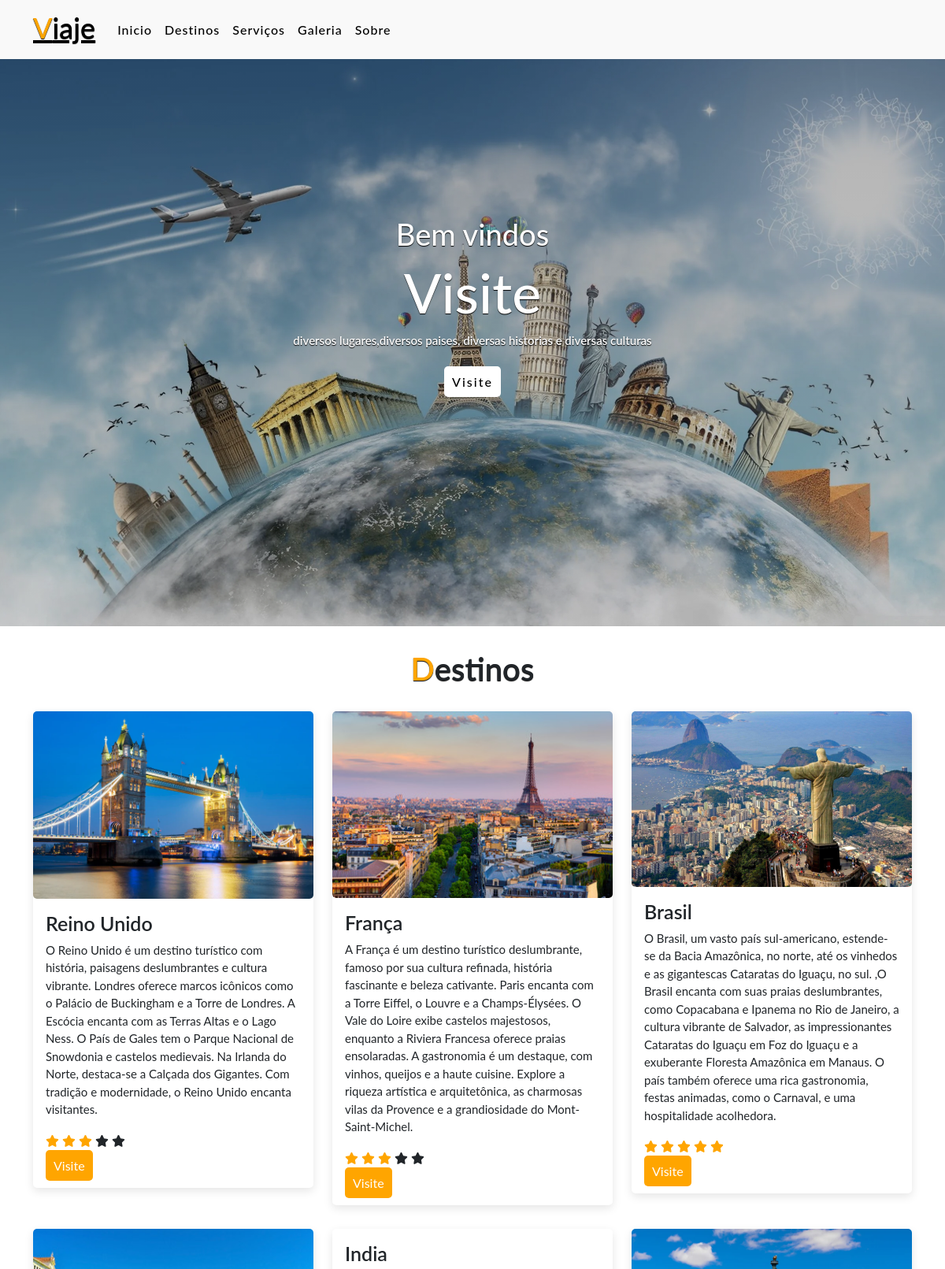
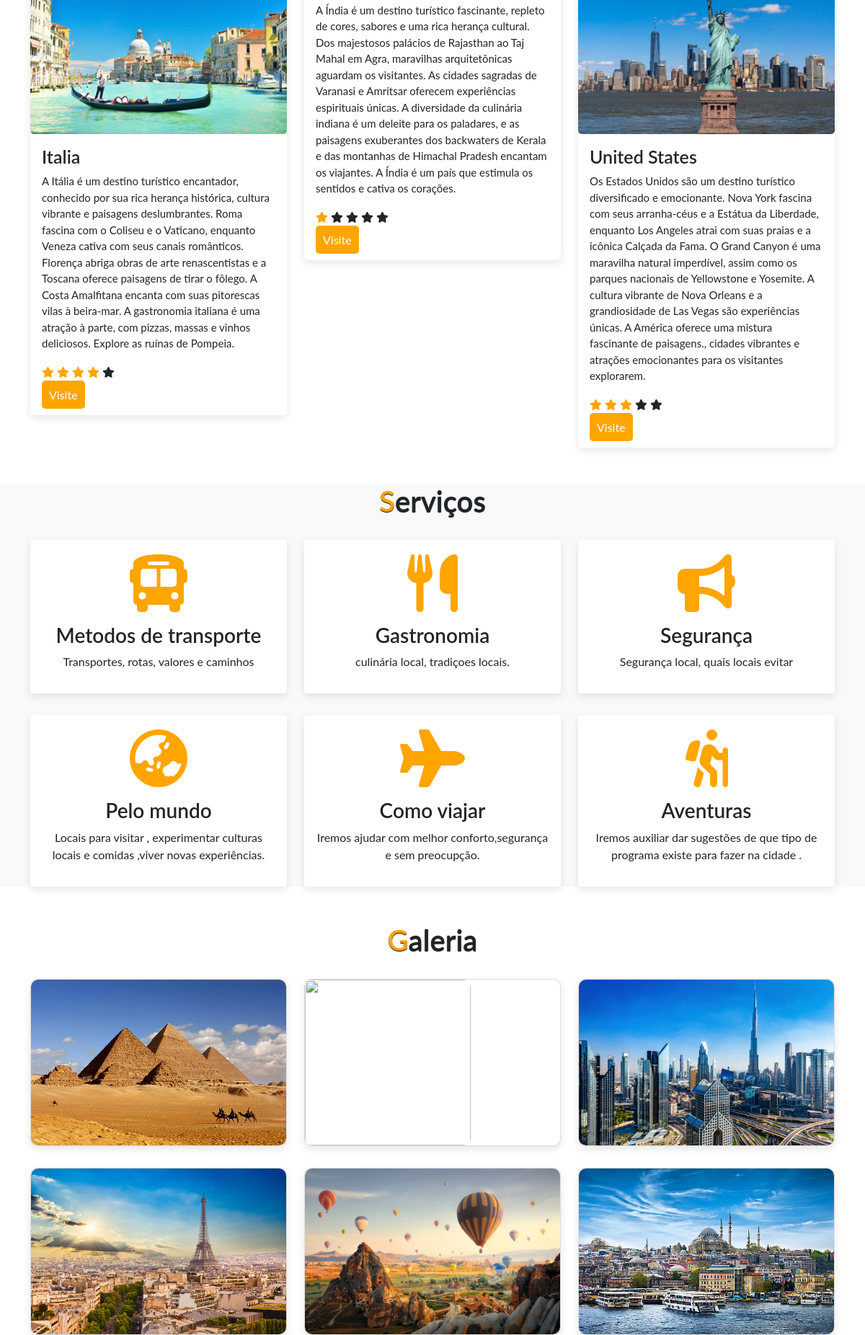
The page / (upper part) on the database its author committed (2 pictures, top to bottom).
### tables this page shows
CREATE TABLE `textos` (
  `id` int(11) NOT NULL,
  `texto` varchar(600) NOT NULL
);

### index.php (the view, shortened to what this page needs)
<?php
include_once './conexao.php';
?>
<html lang="en">
<head>
    <link rel="stylesheet" href="style.css">
    <link href="https://cdn.jsdelivr.net/npm/bootstrap@5.0.2/dist/css/bootstrap.min.css" rel="stylesheet">
    <link rel="stylesheet" href="https://cdnjs.cloudflare.com/ajax/libs/font-awesome/6.2.1/css/all.min.css">
</head>
<body>
    <nav class="navbar navbar-expand-lg" id="navbar">
        <div class="container">
          <a class="navb/ar-brand" href="index.html" id="logo"><span>V</span>iaje</a>
          <div class="collapse navbar-collapse" id="mynavbar">
            <ul class="navbar-nav me-auto">
              <li class="nav-item">
                <a class="nav-link active" href="index.html">Inicio</a>
              </li>
              <li class="nav-item">
                <a class="nav-link" href="#packages">Destinos</a>
              </li>
              <li class="nav-item">
                <a class="nav-link" href="#services">Serviços</a>
              </li>
              <li class="nav-item">
                <a class="nav-link" href="#gallary">Galeria </a>
              </li>
              <li class="nav-item">
                <a class="nav-link" href="#about">Sobre</a>
              </li>
            </ul>
          </div>
        </div>
      </nav>
    <div class="home">
        <div class="content">
            <h5>Bem vindos</h5>
            <h1>Visite <span class="changecontent"></span></h1>
            <p>diversos lugares,diversos paises, diversas historias e diversas culturas </p>
            <a href="#book">Visite</a>
        </div>
    </div>
    <section class="packages" id="packages">
      <div class="container">
        <div class="main-txt">
          <h1><span>D</span>estinos</h1>
        </div>
        <div class="row" style="margin-top: 30px;">
        <?php
    $query_textos = "SELECT id, texto FROM textos WHERE id = 1 ";
    $result_textos= $conn ->prepare ($query_textos);
    $result_textos->execute();
    ?>
        <?php
    while ($row = $result_textos->fetch(PDO::FETCH_ASSOC)) {
        $texto = $row['texto'];
    ?>
    <?php
    }
    ?>
          <div class="col-md-4 py-3 py-md-0">
            <div class="card">
              <img src="./images/uk.png" alt="">
              <div class="card-body">
                <h3>Reino Unido</h3>
                <p><?php echo $texto ?></p>
                <div class="star">
                  <i class="fa-solid fa-star checked"></i>
                  <i class="fa-solid fa-star checked"></i>
                  <i class="fa-solid fa-star checked"></i>
                  <i class="fa-solid fa-star "></i>
                  <i class="fa-solid fa-star "></i>
                </div>
                <a href="#book">Visite</a>
              </div>
            </div>
          </div>
          <div class="col-md-4 py-3 py-md-0">
          <?php
    $query_textos = "SELECT id, texto FROM textos WHERE id = 2 ";
    $result_textos= $conn ->prepare ($query_textos);
    $result_textos->execute();
    ?>
        <?php
    while ($row = $result_textos->fetch(PDO::FETCH_ASSOC)) {
        $texto = $row['texto'];
    ?>
    <?php
    }
    ?>
            <div class="card">
              <img src="./images/france.png" alt="">
              <div class="card-body">
                <h3>França</h3>
                <p><?php echo $texto  ?></p>
                <div class="star">
                  <i class="fa-solid fa-star checked"></i>
                  <i class="fa-solid fa-star checked"></i>
                  <i class="fa-solid fa-star checked"></i>
                  <i class="fa-solid fa-star "></i>
                  <i class="fa-solid fa-star "></i>
                </div>
                <a href="#book">Visite</a>
              </div>
            </div>
          </div>
          <div class="col-md-4 py-3 py-md-0">
          <?php
    $query_textos = "SELECT id, texto FROM textos WHERE id = 3 ";
    $result_textos= $conn ->prepare ($query_textos);
    $result_textos->execute();
    ?>
        <?php
    while ($row = $result_textos->fetch(PDO::FETCH_ASSOC)) {
        $texto = $row['texto'];
    ?>
    <?php
    }
    ?>
            <div class="card">
              <img src="./images/rio2.jpg" alt="">
              <div class="card-body">
                <h3>Brasil</h3>
                <p><?php echo $texto ?></p>
                <div class="star">
                  <i class="fa-solid fa-star checked"></i>
                  <i class="fa-solid fa-star checked"></i>
                  <i class="fa-solid fa-star checked"></i>
                  <i class="fa-solid fa-star checked "></i>
                  <i class="fa-solid fa-star checked "></i>
                </div>
                <a href="./Cidades.php">Visite</a>
              </div>
            </div>
          </div>
        </div>
        <div class="row" style="margin-top: 30px;">
        <?php
    $query_textos = "SELECT id, texto FROM textos WHERE id = 5 ";
    $result_textos= $conn ->prepare ($query_textos);
    $result_textos->execute();
    ?>
        <?php
    while ($row = $result_textos->fetch(PDO::FETCH_ASSOC)) {
        $texto = $row['texto'];
    ?>
    <?php
    }
    ?>
          <div class="col-md-4 py-3 py-md-0">
            <div class="card">
              <img src="./images/italy.png" alt="">
              <div class="card-body">
                <h3>Italia</h3>
                <p><?php echo $texto  ?></p>
                <div class="star">
                  <i class="fa-solid fa-star checked"></i>
                  <i class="fa-solid fa-star checked"></i>
                  <i class="fa-solid fa-star checked"></i>
                  <i class="fa-solid fa-star checked "></i>
                  <i class="fa-solid fa-star "></i>
                </div>
                <a href="#book">Visite</a>
              </div>
            </div>
          </div>
          <div class="col-md-4 py-3 py-md-0">
          <?php
    $query_textos = "SELECT id, texto FROM textos WHERE id = 6 ";
    $result_textos= $conn ->prepare ($query_textos);
    $result_textos->execute();
    ?>
        <?php
    while ($row = $result_textos->fetch(PDO::FETCH_ASSOC)) {
        $texto = $row['texto'];
    ?>
    <?php
    }
    ?>
            <div class="card">
              <div class="card-body">
                <h3>India</h3>
                <p><?php echo $texto  ?></p>
                <div class="star">
                  <i class="fa-solid fa-star checked"></i>
                  <i class="fa-solid fa-star "></i>
                  <i class="fa-solid fa-star "></i>
                  <i class="fa-solid fa-star "></i>
                  <i class="fa-solid fa-star "></i>
                </div>
                <a href="#book">Visite</a>
              </div>
            </div>
          </div>
          <div class="col-md-4 py-3 py-md-0">
          <?php
    $query_textos = "SELECT id, texto FROM textos WHERE id = 7 ";
    $result_textos= $conn ->prepare ($query_textos);
    $result_textos->execute();
    ?>
        <?php
    while ($row = $result_textos->fetch(PDO::FETCH_ASSOC)) {
        $texto = $row['texto'];
    ?>
    <?php
    }
    ?>
            <div class="card">
              <img src="./images/us.png" alt="">
              <div class="card-body">
                <h3>United States</h3>
                <p><?php echo $texto  ?></p>
                <div class="star">
                  <i class="fa-solid fa-star checked"></i>
                  <i class="fa-solid fa-star checked"></i>
                  <i class="fa-solid fa-star checked"></i>
                  <i class="fa-solid fa-star "></i>
                  <i class="fa-solid fa-star "></i>
                </div>
                <a href="./EstadosUnidos.php">Visite</a>
              </div>
            </div>
          </div>
        </div>
      </div>
    </section>
    <section class="services" id="services">
      <div class="container">
        <div class="main-txt">
          <h1><span>S</span>erviços</h1>
        </div>
        <div class="row" style="margin-top: 30px;">
          <div class="col-md-4 py-3 py-md-0">
            <div class="card">
                <i class="fa-sharp fa-solid fa-bus"></i>
              <div class="card-body">
                <h3>Metodos de transporte</h3>
                <p>Transportes, rotas, valores e caminhos</p>
              </div>
            </div>
          </div>
          <div class="col-md-4 py-3 py-md-0">
            <div class="card">
              <i class="fas fa-utensils"></i>
              <div class="card-body">
                <h3>Gastronomia</h3>
                <p>culinária local, tradiçoes locais. </p>
              </div>
            </div>
          </div>
          <div class="col-md-4 py-3 py-md-0">
            <div class="card">
              <i class="fas fa-bullhorn"></i>
              <div class="card-body">
                <h3>Segurança</h3>
                <p>Segurança local, quais locais evitar</p>
              </div>
            </div>
          </div>
        </div>
        <div class="row" style="margin-top: 30px;">
          <div class="col-md-4 py-3 py-md-0">
            <div class="card">
              <i class="fas fa-globe-asia"></i>
              <div class="card-body">
                <h3>Pelo mundo</h3>
                <p>Locais para visitar , experimentar culturas locais e comidas ,viver novas experiências. </p>
              </div>
            </div>
          </div>
          <div class="col-md-4 py-3 py-md-0">
            <div class="card">
              <i class="fas fa-plane"></i>
              <div class="card-body">
                <h3>Como viajar</h3>
                <p>Iremos ajudar com melhor conforto,segurança e sem preocupção. </p>
              </div>
            </div>
          </div>
          <div class="col-md-4 py-3 py-md-0">
            <div class="card">
              <i class="fas fa-hiking"></i>
              <div class="card-body">
                <h3>Aventuras</h3>
                <p>Iremos auxiliar dar sugestões de que tipo de programa existe para fazer na cidade .</p>
              </div>
            </div>
          </div>
        </div>
      </div>
    </section>
    <section class="gallary" id="gallary">
      <div class="container">
        <div class="main-txt">
          <h1><span>G</span>aleria</h1>
        </div>
        <div class="row" style="margin-top: 30px;">
          <div class="col-md-4 py-3 py-md-0">
            <div class="card">
              <img src="./images/g1.png" alt="" height="230px">
            </div>
          </div>
          <div class="col-md-4 py-3 py-md-0">
            <div class="card">
              <img src="./images/g2.png" alt="" height="230px">
            </div>
          </div>
          <div class="col-md-4 py-3 py-md-0">
            <div class="card">
              <img src="./images/g3.png" alt="" height="230px">
            </div>
          </div>
        </div>
        <div class="row" style="margin-top: 30px;">
          <div class="col-md-4 py-3 py-md-0">
            <div class="card">
              <img src="./images/g4.png" alt="" height="230px">
            </div>
          </div>
          <div class="col-md-4 py-3 py-md-0">
            <div class="card">
              <img src="./images/g5.png" alt="" height="230px">
            </div>
          </div>
          <div class="col-md-4 py-3 py-md-0">
            <div class="card">
              <img src="./images/g6.png" alt="" height="230px">
            </div>
          </div>
        </div>
      </div>
    </section>
</body>
</html>

### Style.css (style rules this page uses)
* { margin: 0; padding: 0; box-sizing: border-box; text-decoration: none; list-style: none; scroll-behavior: smooth; font-family: 'Lato', sans-serif; }
#navbar { background: #f9f9f9; }
#logo { font-size: 36px; font-weight: 550; color: black; text-shadow: 0px 1px 1px black; margin-bottom: 5px; }
#logo span { color: #ffa500; }
.navbar-nav { margin-left: 20px; }
.nav-item .nav-link { font-size: 16px; font-weight: 550; color: black; letter-spacing: 1px; border-radius: 3px; transition: 0.5s ease; }
.home { width: 100%; height: 90vh; background-image: linear-gradient(rgba(0,0,0,0.3),rgba(0,0,0,0.2)), url(./images/Viajar.webp); background-repeat: no-repeat; background-size: cover; }
.home .content { text-align: center; padding-top: 200px; }
.home .content h5 { color: white; font-size: 38px; font-weight: 550; text-shadow: 0px 1px 1px black; }
.home .content h1 { color: white; font-size: 70px; font-weight: 550; text-shadow: 0px 1px 1px black; margin-top: 5px; }
.home .content p { color: white; font-size: 15px; font-weight: 600; text-shadow: 0px 1px 1px black; margin-bottom: 30px; margin-top: 5px; }
.home .content a { padding: 10px; background: white; color: black; letter-spacing: 2px; font-weight: 550; border-radius: 5px; text-decoration: none; transition: 0.5s; }
.main-txt h1 { text-align: center; margin-top: 30px; font-weight: 600; text-shadow: 0px 1px 1px black; }
.main-txt h1 span { color: #ffa500; }
.packages .card { border-radius: 5px; border: none; box-shadow: rgba(0,0,0,0.1) 0px 4px 12px; }
.packages .card img { border-radius: 5px; }
.packages .card .card-body { background: transparent; }
.packages .card .card-body h3 { font-size: 25px; font-weight: 600; }
.packages .card .card-body p { font-size: 15px; }
.checked { color: #ffa500; }
.star i { font-size: 15px; }
.packages .card .card-body a { padding: 10px; text-decoration: none; background: #ffa500; color: white; border-radius: 5px; }
.services { background: #f9f9f9; margin-top: 50px; }
.services .card { box-shadow: rgba(0,0,0,0.1) 0px 4px 12px; border: none; cursor: pointer; }
.services .card i { font-size: 80px; text-align: center; color: #ffa500; margin-top: 20px; }
.services .card .card-body h3 { font-weight: 600; }
.services .card .card-body { text-align: center; }
.gallary { margin-top: 50px; }
.gallary .card { border-radius: 10px; box-shadow: rgba(0,0,0,0.1) 0px 4px 12px; cursor: pointer; }
.gallary .card img { border-radius: 10px; transition: 0.5s; }

### rows shown on the page
textos: texto "O Reino Unido é um destino turístico com história, paisagens deslumbrantes e cultura vibrante. Londres oferece marcos icônicos como o Palácio de Buckingham e a Torre de Londres. A Escócia encanta com as Terras Altas e o Lago Ness. O País de Gales tem o Parque Nacional de Snowdonia e castelos medievais. Na Irlanda do Norte, destaca-se a Calçada dos Gigantes. Com tradição e modernidade, o Reino Unido encanta visitantes."
textos: texto "A França é um destino turístico deslumbrante, famoso por sua cultura refinada, história fascinante e beleza cativante. Paris encanta com a Torre Eiffel, o Louvre e a Champs-Élysées. O Vale do Loire exibe castelos majestosos, enquanto a Riviera Francesa oferece praias ensolaradas. A gastronomia é um destaque, com vinhos, queijos e a haute cuisine. Explore a riqueza artística e arquitetônica, as charmosas vilas da Provence e a grandiosidade do Mont-Saint-Michel."
textos: texto "O Brasil, um vasto país sul-americano, estende-se da Bacia Amazônica, no norte, até os vinhedos e as gigantescas Cataratas do Iguaçu, no sul. ,O Brasil encanta com suas praias deslumbrantes, como Copacabana e Ipanema no Rio de Janeiro, a cultura vibrante de Salvador, as impressionantes Cataratas do Iguaçu em Foz do Iguaçu e a exuberante Floresta Amazônica em Manaus. O país também oferece uma rica gastronomia, festas animadas, como o Carnaval, e uma hospitalidade acolhedora."
textos: texto "A Itália é um destino turístico encantador, conhecido por sua rica herança histórica, cultura vibrante e paisagens deslumbrantes. Roma fascina com o Coliseu e o Vaticano, enquanto Veneza cativa com seus canais românticos. Florença abriga obras de arte renascentistas e a Toscana oferece paisagens de tirar o fôlego. A Costa Amalfitana encanta com suas pitorescas vilas à beira-mar. A gastronomia italiana é uma atração à parte, com pizzas, massas e vinhos deliciosos. Explore as ruínas de Pompeia."
textos: texto "A Índia é um destino turístico fascinante, repleto de cores, sabores e uma rica herança cultural. Dos majestosos palácios de Rajasthan ao Taj Mahal em Agra, maravilhas arquitetônicas aguardam os visitantes. As cidades sagradas de Varanasi e Amritsar oferecem experiências espirituais únicas. A diversidade da culinária indiana é um deleite para os paladares, e as paisagens exuberantes dos backwaters de Kerala e das montanhas de Himachal Pradesh encantam os viajantes. A Índia é um país que estimula os sentidos e cativa os corações."
textos: texto "Os Estados Unidos são um destino turístico diversificado e emocionante. Nova York fascina com seus arranha-céus e a Estátua da Liberdade, enquanto Los Angeles atrai com suas praias e a icônica Calçada da Fama. O Grand Canyon é uma maravilha natural imperdível, assim como os parques nacionais de Yellowstone e Yosemite. A cultura vibrante de Nova Orleans e a grandiosidade de Las Vegas são experiências únicas. A América oferece uma mistura fascinante de paisagens., cidades vibrantes e atrações emocionantes para os visitantes explorarem."
